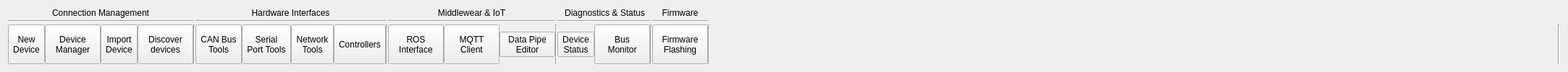
        <widget class="QWidget" name="device_toolbar">
         <attribute name="title">
          <string>Devices</string>
         </attribute>
         <layout class="QGridLayout" name="gridLayout_14">
          <item row="1" column="0">
           <widget class="QWidget" name="widget_23" native="true">
            <layout class="QGridLayout" name="gridLayout_15">
             <property name="leftMargin">
              <number>0</number>
             </property>
             <property name="topMargin">
              <number>0</number>
             </property>
             <property name="rightMargin">
              <number>0</number>
             </property>
             <property name="bottomMargin">
              <number>0</number>
             </property>
             <property name="horizontalSpacing">
              <number>0</number>
             </property>
             <property name="verticalSpacing">
              <number>3</number>
             </property>
             <item row="2" column="7">
              <widget class="Line" name="line_62">
               <property name="orientation">
                <enum>Qt::Orientation::Vertical</enum>
               </property>
              </widget>
             </item>
             <item row="2" column="22">
              <widget class="Line" name="line_80">
               <property name="orientation">
                <enum>Qt::Orientation::Vertical</enum>
               </property>
              </widget>
             </item>
             <item row="2" column="3">
              <widget class="QToolButton" name="network_devices_button">
               <property name="sizePolicy">
                <sizepolicy hsizetype="Fixed" vsizetype="Preferred">
                 <horstretch>0</horstretch>
                 <verstretch>0</verstretch>
                </sizepolicy>
               </property>
               <property name="minimumSize">
                <size>
                 <width>77</width>
                 <height>32</height>
                </size>
               </property>
               <property name="toolTip">
                <string>&lt;html&gt;&lt;head/&gt;&lt;body&gt;&lt;p&gt;Save Project to Computer&lt;/p&gt;&lt;/body&gt;&lt;/html&gt;</string>
               </property>
               <property name="text">
                <string>Discover
devices</string>
               </property>
               <property name="icon">
                <iconset resource="resources.qrc">
                 <normaloff>:/icons/WebDevice.png</normaloff>:/icons/WebDevice.png</iconset>
               </property>
               <property name="iconSize">
                <size>
                 <width>40</width>
                 <height>40</height>
                </size>
               </property>
               <property name="toolButtonStyle">
                <enum>Qt::ToolButtonStyle::ToolButtonTextUnderIcon</enum>
               </property>
              </widget>
             </item>
             <item row="1" column="15" colspan="4">
              <widget class="Line" name="line_78">
               <property name="orientation">
                <enum>Qt::Orientation::Horizontal</enum>
               </property>
              </widget>
             </item>
             <item row="0" column="8">
              <widget class="QLabel" name="label_32">
               <property name="text">
                <string>Hardware Interfaces</string>
               </property>
               <property name="alignment">
                <set>Qt::AlignmentFlag::AlignCenter</set>
               </property>
              </widget>
             </item>
             <item row="2" column="8">
              <widget class="QWidget" name="widget_24" native="true">
               <property name="minimumSize">
                <size>
                 <width>150</width>
                 <height>0</height>
                </size>
               </property>
               <property name="maximumSize">
                <size>
                 <width>900</width>
                 <height>16777215</height>
                </size>
               </property>
               <layout class="QHBoxLayout" name="horizontalLayout_31">
                <property name="spacing">
                 <number>0</number>
                </property>
                <property name="leftMargin">
                 <number>0</number>
                </property>
                <property name="topMargin">
                 <number>0</number>
                </property>
                <property name="rightMargin">
                 <number>0</number>
                </property>
                <property name="bottomMargin">
                 <number>0</number>
                </property>
                <item>
                 <widget class="QToolButton" name="canbus_tools_button">
                  <property name="sizePolicy">
                   <sizepolicy hsizetype="Preferred" vsizetype="Expanding">
                    <horstretch>0</horstretch>
                    <verstretch>0</verstretch>
                   </sizepolicy>
                  </property>
                  <property name="text">
                   <string>CAN Bus
Tools</string>
                  </property>
                  <property name="icon">
                   <iconset resource="resources.qrc">
                    <normaloff>:/icons/icons8-ethernet-off-96.png</normaloff>:/icons/icons8-ethernet-off-96.png</iconset>
                  </property>
                  <property name="iconSize">
                   <size>
                    <width>36</width>
                    <height>36</height>
                   </size>
                  </property>
                  <property name="toolButtonStyle">
                   <enum>Qt::ToolButtonStyle::ToolButtonTextUnderIcon</enum>
                  </property>
                 </widget>
                </item>
                <item>
                 <widget class="QToolButton" name="serial_connection_tools">
                  <property name="sizePolicy">
                   <sizepolicy hsizetype="Preferred" vsizetype="Preferred">
                    <horstretch>0</horstretch>
                    <verstretch>0</verstretch>
                   </sizepolicy>
                  </property>
                  <property name="text">
                   <string>Serial
Port Tools</string>
                  </property>
                  <property name="icon">
                   <iconset resource="resources.qrc">
                    <normaloff>:/icons/icons8-device-48.png</normaloff>:/icons/icons8-device-48.png</iconset>
                  </property>
                  <property name="iconSize">
                   <size>
                    <width>36</width>
                    <height>36</height>
                   </size>
                  </property>
                  <property name="toolButtonStyle">
                   <enum>Qt::ToolButtonStyle::ToolButtonTextUnderIcon</enum>
                  </property>
                 </widget>
                </item>
                <item>
                 <widget class="QToolButton" name="network_tools_button">
                  <property name="sizePolicy">
                   <sizepolicy hsizetype="Preferred" vsizetype="Preferred">
                    <horstretch>0</horstretch>
                    <verstretch>0</verstretch>
                   </sizepolicy>
                  </property>
                  <property name="toolTip">
                   <string>&lt;html&gt;&lt;head/&gt;&lt;body&gt;&lt;p&gt;Undo Last Command&lt;/p&gt;&lt;/body&gt;&lt;/html&gt;</string>
                  </property>
                  <property name="text">
                   <string>Network
Tools</string>
                  </property>
                  <property name="icon">
                   <iconset resource="resources.qrc">
                    <normaloff>:/icons/icons8-gps-signal-48.png</normaloff>:/icons/icons8-gps-signal-48.png</iconset>
                  </property>
                  <property name="iconSize">
                   <size>
                    <width>36</width>
                    <height>48</height>
                   </size>
                  </property>
                  <property name="toolButtonStyle">
                   <enum>Qt::ToolButtonStyle::ToolButtonTextUnderIcon</enum>
                  </property>
                 </widget>
                </item>
                <item>
                 <widget class="QToolButton" name="controllers_button">
                  <property name="sizePolicy">
                   <sizepolicy hsizetype="Preferred" vsizetype="Preferred">
                    <horstretch>0</horstretch>
                    <verstretch>0</verstretch>
                   </sizepolicy>
                  </property>
                  <property name="text">
                   <string>Controllers</string>
                  </property>
                  <property name="icon">
                   <iconset resource="resources.qrc">
                    <normaloff>:/icons/icons8-game-controller-48.png</normaloff>:/icons/icons8-game-controller-48.png</iconset>
                  </property>
                  <property name="iconSize">
                   <size>
                    <width>40</width>
                    <height>40</height>
                   </size>
                  </property>
                  <property name="toolButtonStyle">
                   <enum>Qt::ToolButtonStyle::ToolButtonTextUnderIcon</enum>
                  </property>
                 </widget>
                </item>
               </layout>
              </widget>
             </item>
             <item row="0" column="10">
              <widget class="QLabel" name="label_35">
               <property name="text">
                <string>Middlewear &amp; IoT</string>
               </property>
               <property name="alignment">
                <set>Qt::AlignmentFlag::AlignCenter</set>
               </property>
              </widget>
             </item>
             <item row="1" column="23">
              <widget class="Line" name="line_81">
               <property name="orientation">
                <enum>Qt::Orientation::Horizontal</enum>
               </property>
              </widget>
             </item>
             <item row="2" column="16">
              <widget class="QToolButton" name="device_status_button">
               <property name="text">
                <string>Device
Status</string>
               </property>
               <property name="icon">
                <iconset resource="resources.qrc">
                 <normaloff>:/icons/icons8-sensor-96.png</normaloff>:/icons/icons8-sensor-96.png</iconset>
               </property>
               <property name="iconSize">
                <size>
                 <width>36</width>
                 <height>36</height>
                </size>
               </property>
               <property name="toolButtonStyle">
                <enum>Qt::ToolButtonStyle::ToolButtonTextUnderIcon</enum>
               </property>
              </widget>
             </item>
             <item row="2" column="2">
              <widget class="QToolButton" name="import_device_profile">
               <property name="sizePolicy">
                <sizepolicy hsizetype="Preferred" vsizetype="Expanding">
                 <horstretch>0</horstretch>
                 <verstretch>0</verstretch>
                </sizepolicy>
               </property>
               <property name="text">
                <string>Import
Device</string>
               </property>
               <property name="icon">
                <iconset resource="resources.qrc">
                 <normaloff>:/icons/icons8-import-48.png</normaloff>:/icons/icons8-import-48.png</iconset>
               </property>
               <property name="iconSize">
                <size>
                 <width>36</width>
                 <height>36</height>
                </size>
               </property>
               <property name="toolButtonStyle">
                <enum>Qt::ToolButtonStyle::ToolButtonTextUnderIcon</enum>
               </property>
              </widget>
             </item>
             <item row="0" column="15" colspan="5">
              <widget class="QLabel" name="label_33">
               <property name="text">
                <string>Diagnostics &amp; Status</string>
               </property>
               <property name="alignment">
                <set>Qt::AlignmentFlag::AlignCenter</set>
               </property>
              </widget>
             </item>
             <item row="2" column="20">
              <widget class="QToolButton" name="firmware_flashing_button">
               <property name="sizePolicy">
                <sizepolicy hsizetype="Preferred" vsizetype="Preferred">
                 <horstretch>0</horstretch>
                 <verstretch>0</verstretch>
                </sizepolicy>
               </property>
               <property name="minimumSize">
                <size>
                 <width>77</width>
                 <height>32</height>
                </size>
               </property>
               <property name="maximumSize">
                <size>
                 <width>100</width>
                 <height>16777215</height>
                </size>
               </property>
               <property name="text">
                <string>Firmware
Flashing</string>
               </property>
               <property name="icon">
                <iconset resource="resources.qrc">
                 <normaloff>:/icons/icons8-disk-settings-96.png</normaloff>:/icons/icons8-disk-settings-96.png</iconset>
               </property>
               <property name="iconSize">
                <size>
                 <width>40</width>
                 <height>40</height>
                </size>
               </property>
               <property name="toolButtonStyle">
                <enum>Qt::ToolButtonStyle::ToolButtonTextUnderIcon</enum>
               </property>
              </widget>
             </item>
             <item row="2" column="13">
              <widget class="Line" name="line_68">
               <property name="orientation">
                <enum>Qt::Orientation::Vertical</enum>
               </property>
              </widget>
             </item>
             <item row="2" column="25">
              <widget class="Line" name="line_82">
               <property name="orientation">
                <enum>Qt::Orientation::Vertical</enum>
               </property>
              </widget>
             </item>
             <item row="2" column="1">
              <widget class="QToolButton" name="device_manager_button">
               <property name="sizePolicy">
                <sizepolicy hsizetype="Fixed" vsizetype="Preferred">
                 <horstretch>0</horstretch>
                 <verstretch>0</verstretch>
                </sizepolicy>
               </property>
               <property name="minimumSize">
                <size>
                 <width>77</width>
                 <height>32</height>
                </size>
               </property>
               <property name="toolTip">
                <string>&lt;html&gt;&lt;head/&gt;&lt;body&gt;&lt;p&gt;Open Project File From Computer&lt;/p&gt;&lt;/body&gt;&lt;/html&gt;</string>
               </property>
               <property name="text">
                <string>Device
Manager</string>
               </property>
               <property name="icon">
                <iconset resource="resources.qrc">
                 <normaloff>:/icons/icons8-edit-property-48.png</normaloff>:/icons/icons8-edit-property-48.png</iconset>
               </property>
               <property name="iconSize">
                <size>
                 <width>40</width>
                 <height>46</height>
                </size>
               </property>
               <property name="toolButtonStyle">
                <enum>Qt::ToolButtonStyle::ToolButtonTextUnderIcon</enum>
               </property>
              </widget>
             </item>
             <item row="1" column="10">
              <widget class="Line" name="line_86">
               <property name="orientation">
                <enum>Qt::Orientation::Horizontal</enum>
               </property>
              </widget>
             </item>
             <item row="2" column="9">
              <widget class="Line" name="line_76">
               <property name="orientation">
                <enum>Qt::Orientation::Vertical</enum>
               </property>
              </widget>
             </item>
             <item row="1" column="0" colspan="7">
              <widget class="Line" name="line_65">
               <property name="orientation">
                <enum>Qt::Orientation::Horizontal</enum>
               </property>
              </widget>
             </item>
             <item row="2" column="24">
              <spacer name="horizontalSpacer_6">
               <property name="orientation">
                <enum>Qt::Orientation::Horizontal</enum>
               </property>
               <property name="sizeHint" stdset="0">
                <size>
                 <width>1171</width>
                 <height>20</height>
                </size>
               </property>
              </spacer>
             </item>
             <item row="1" column="20" colspan="2">
              <widget class="Line" name="line_85">
               <property name="orientation">
                <enum>Qt::Orientation::Horizontal</enum>
               </property>
              </widget>
             </item>
             <item row="0" column="20" colspan="2">
              <widget class="QLabel" name="label_31">
               <property name="text">
                <string>Firmware</string>
               </property>
               <property name="alignment">
                <set>Qt::AlignmentFlag::AlignCenter</set>
               </property>
              </widget>
             </item>
             <item row="2" column="10">
              <widget class="QWidget" name="widget_25" native="true">
               <property name="maximumSize">
                <size>
                 <width>2000</width>
                 <height>16777210</height>
                </size>
               </property>
               <layout class="QHBoxLayout" name="horizontalLayout_28">
                <property name="spacing">
                 <number>0</number>
                </property>
                <property name="leftMargin">
                 <number>0</number>
                </property>
                <property name="topMargin">
                 <number>0</number>
                </property>
                <property name="rightMargin">
                 <number>0</number>
                </property>
                <property name="bottomMargin">
                 <number>0</number>
                </property>
                <item>
                 <widget class="QToolButton" name="ros_interface_button">
                  <property name="sizePolicy">
                   <sizepolicy hsizetype="Preferred" vsizetype="Preferred">
                    <horstretch>0</horstretch>
                    <verstretch>0</verstretch>
                   </sizepolicy>
                  </property>
                  <property name="minimumSize">
                   <size>
                    <width>77</width>
                    <height>32</height>
                   </size>
                  </property>
                  <property name="maximumSize">
                   <size>
                    <width>77</width>
                    <height>16777215</height>
                   </size>
                  </property>
                  <property name="toolTip">
                   <string>&lt;html&gt;&lt;head/&gt;&lt;body&gt;&lt;p&gt;Redo Last Command&lt;/p&gt;&lt;/body&gt;&lt;/html&gt;</string>
                  </property>
                  <property name="text">
                   <string>ROS
Interface</string>
                  </property>
                  <property name="icon">
                   <iconset resource="resources.qrc">
                    <normaloff>:/icons/icons8-thin-client-48.png</normaloff>:/icons/icons8-thin-client-48.png</iconset>
                  </property>
                  <property name="iconSize">
                   <size>
                    <width>40</width>
                    <height>48</height>
                   </size>
                  </property>
                  <property name="toolButtonStyle">
                   <enum>Qt::ToolButtonStyle::ToolButtonTextUnderIcon</enum>
                  </property>
                 </widget>
                </item>
                <item>
                 <widget class="QToolButton" name="mqtt_client_button">
                  <property name="sizePolicy">
                   <sizepolicy hsizetype="Preferred" vsizetype="Preferred">
                    <horstretch>0</horstretch>
                    <verstretch>0</verstretch>
                   </sizepolicy>
                  </property>
                  <property name="minimumSize">
                   <size>
                    <width>77</width>
                    <height>32</height>
                   </size>
                  </property>
                  <property name="maximumSize">
                   <size>
                    <width>77</width>
                    <height>16777215</height>
                   </size>
                  </property>
                  <property name="text">
                   <string>MQTT
Client</string>
                  </property>
                  <property name="icon">
                   <iconset resource="resources.qrc">
                    <normaloff>:/icons/liveweb.png</normaloff>:/icons/liveweb.png</iconset>
                  </property>
                  <property name="iconSize">
                   <size>
                    <width>40</width>
                    <height>48</height>
                   </size>
                  </property>
                  <property name="toolButtonStyle">
                   <enum>Qt::ToolButtonStyle::ToolButtonTextUnderIcon</enum>
                  </property>
                 </widget>
                </item>
                <item>
                 <widget class="QToolButton" name="scale_object_button_2">
                  <property name="minimumSize">
                   <size>
                    <width>77</width>
                    <height>32</height>
                   </size>
                  </property>
                  <property name="maximumSize">
                   <size>
                    <width>77</width>
                    <height>16777215</height>
                   </size>
                  </property>
                  <property name="text">
                   <string>Data Pipe
Editor</string>
                  </property>
                  <property name="icon">
                   <iconset resource="resources.qrc">
                    <normaloff>:/icons/icons8-pipe-96.png</normaloff>:/icons/icons8-pipe-96.png</iconset>
                  </property>
                  <property name="iconSize">
                   <size>
                    <width>40</width>
                    <height>48</height>
                   </size>
                  </property>
                  <property name="toolButtonStyle">
                   <enum>Qt::ToolButtonStyle::ToolButtonTextUnderIcon</enum>
                  </property>
                 </widget>
                </item>
               </layout>
              </widget>
             </item>
             <item row="2" column="0">
              <widget class="QToolButton" name="new_device_button">
               <property name="sizePolicy">
                <sizepolicy hsizetype="Fixed" vsizetype="Preferred">
                 <horstretch>0</horstretch>
                 <verstretch>0</verstretch>
                </sizepolicy>
               </property>
               <property name="text">
                <string>New
Device</string>
               </property>
               <property name="icon">
                <iconset resource="resources.qrc">
                 <normaloff>:/icons/newDrive.png</normaloff>:/icons/newDrive.png</iconset>
               </property>
               <property name="iconSize">
                <size>
                 <width>48</width>
                 <height>46</height>
                </size>
               </property>
               <property name="toolButtonStyle">
                <enum>Qt::ToolButtonStyle::ToolButtonTextUnderIcon</enum>
               </property>
              </widget>
             </item>
             <item row="2" column="17">
              <widget class="QToolButton" name="bus_monitor_button">
               <property name="sizePolicy">
                <sizepolicy hsizetype="Preferred" vsizetype="Preferred">
                 <horstretch>0</horstretch>
                 <verstretch>0</verstretch>
                </sizepolicy>
               </property>
               <property name="minimumSize">
                <size>
                 <width>77</width>
                 <height>32</height>
                </size>
               </property>
               <property name="maximumSize">
                <size>
                 <width>100</width>
                 <height>16777215</height>
                </size>
               </property>
               <property name="text">
                <string>Bus
Monitor</string>
               </property>
               <property name="icon">
                <iconset resource="resources.qrc">
                 <normaloff>:/icons/CANBUS.png</normaloff>:/icons/CANBUS.png</iconset>
               </property>
               <property name="iconSize">
                <size>
                 <width>48</width>
                 <height>40</height>
                </size>
               </property>
               <property name="toolButtonStyle">
                <enum>Qt::ToolButtonStyle::ToolButtonTextUnderIcon</enum>
               </property>
              </widget>
             </item>
             <item row="1" column="11" colspan="2">
              <widget class="Line" name="line_83">
               <property name="orientation">
                <enum>Qt::Orientation::Horizontal</enum>
               </property>
              </widget>
             </item>
             <item row="0" column="0" colspan="7">
              <widget class="QLabel" name="label_34">
               <property name="text">
                <string>Connection Management</string>
               </property>
               <property name="alignment">
                <set>Qt::AlignmentFlag::AlignCenter</set>
               </property>
              </widget>
             </item>
             <item row="1" column="8">
              <widget class="Line" name="line_74">
               <property name="orientation">
                <enum>Qt::Orientation::Horizontal</enum>
               </property>
              </widget>
             </item>
             <item row="2" column="19">
              <widget class="Line" name="line_79">
               <property name="orientation">
                <enum>Qt::Orientation::Vertical</enum>
               </property>
              </widget>
             </item>
            </layout>
           </widget>
          </item>
         </layout>
        </widget>
